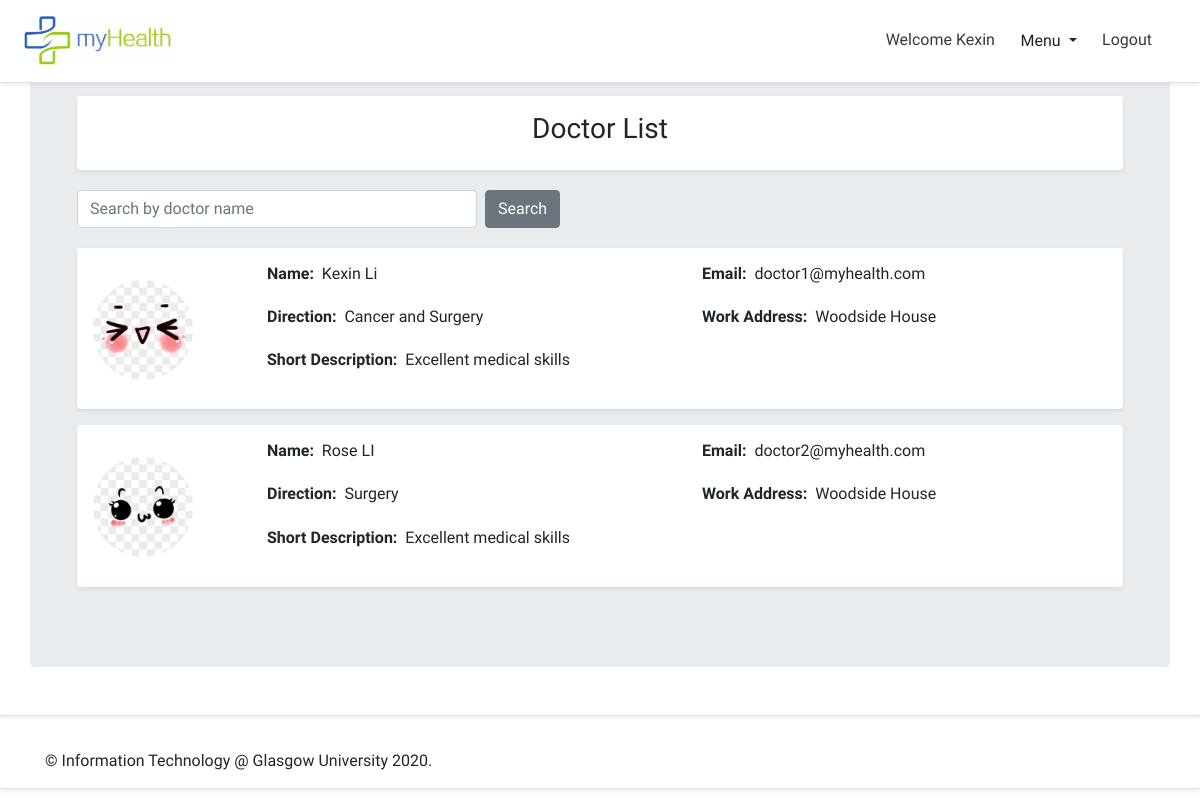
/myhealth/doctor_list/ (signed in), run on an earlier commit of the app's database.
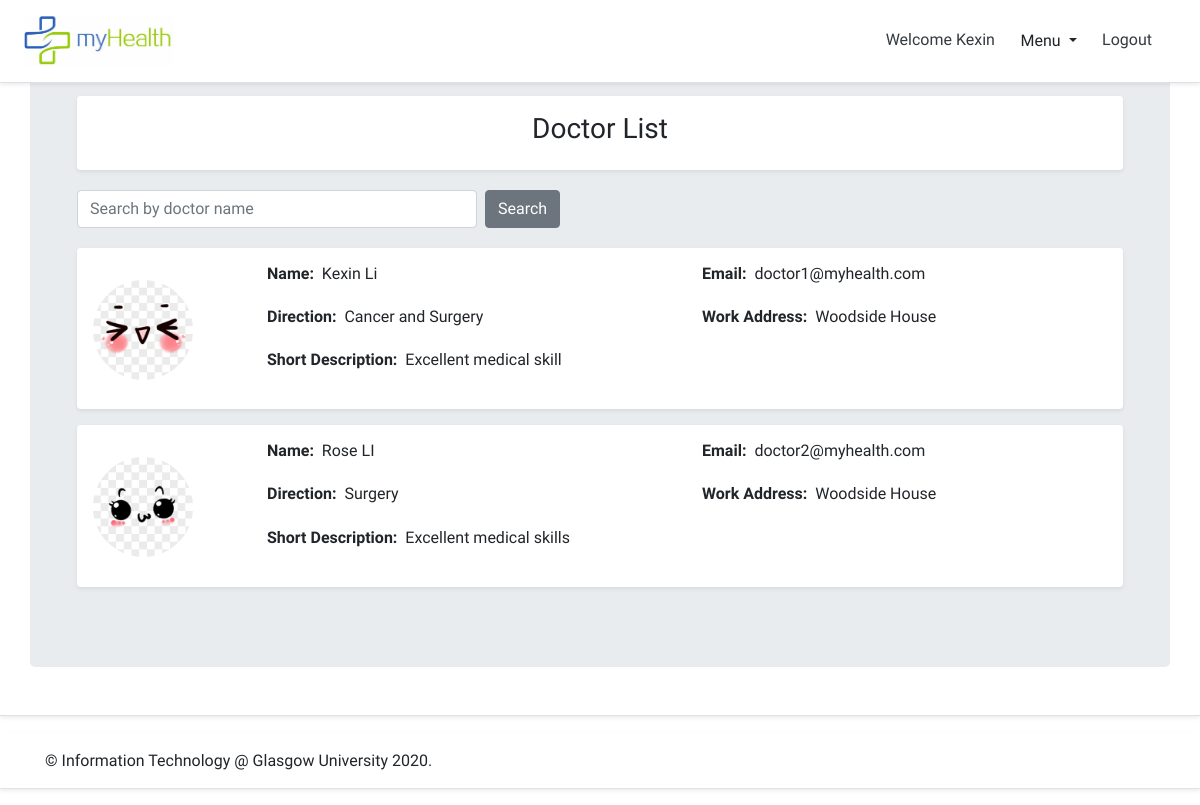
And on a later commit of the database.
### myhealth/models.py (models this page shows, shortened)
class User(AbstractBaseUser, PermissionsMixin):
    email = models.EmailField(max_length=254, unique=True)
    GPNO = models.CharField(max_length=10, default='', unique=True)
    first_name = models.CharField(max_length=30, blank=True)
    last_name = models.CharField(max_length=30, blank=True)
    is_staff = models.BooleanField(default=False)
    is_superuser = models.BooleanField(default=False)
    is_patient = models.BooleanField(default=False)
    is_doctor = models.BooleanField(default=False)
    is_admin = models.BooleanField(default=False)
    is_active = models.BooleanField(default=True)
    last_login = models.DateTimeField(null=True, blank=True)
    date_joined = models.DateTimeField(auto_now_add=True)
    USERNAME_FIELD = 'email'
    EMAIL_FIELD = 'email'
    REQUIRED_FIELDS = ['GPNO','first_name','last_name']
    objects = UserManager()

class DoctorProfile(models.Model):
    user = models.OneToOneField(get_user_model(), related_name='doctorprofile', on_delete=models.CASCADE)
    staffID = models.CharField(max_length=10, default='', unique=True)
    GENDER_CHOICES = (
        (0, '------------'),
        (1, 'female'),
        (2, 'male'),
    )
    gender = models.IntegerField(choices=GENDER_CHOICES, default=0)
    birth = models.DateField(blank=True, null=True)
    address = models.CharField(max_length=255, blank=True, null=True)
    work_address = models.CharField(max_length=255, blank=True, null=True)
    tel = models.CharField(max_length=20, blank=True, null=True)
    direction = models.CharField(max_length=255, blank=True, null=True)
    description = models.CharField(max_length=255, blank=True, null=True)
    image = models.ImageField(default='default.jpg',upload_to='profile_pics')

### myhealth/views.py (the view)
# urls.py: path('doctor_list/', views.doctor_list, name='doctor_list'),
@login_required
def doctor_list(request):
    queryset = User.objects.all()
    query=request.GET.get("q")#search start
    if query:
        queryset = queryset.filter(
            Q(first_name__icontains=query) |
            Q(last_name__icontains=query)
        ).distinct()
    else:
        queryset=queryset#search end
    context_dict = {
        'queryset': queryset
    }
    return render(request, "myhealth/doctorList.html", context=context_dict)

### templates/myhealth/doctorList.html (shortened to what this page needs)
{% extends "myhealth/base.html" %}
{% load staticfiles %}
{% block content %}
<div class="my-3 p-3 bg-white rounded shadow-sm">
    <section class="text-center">
        <h3>Doctor List</h3>
    </section>
</div>
<div class="row mb-2">
    <div class="col-md-6">
        <form action="{% url 'doctor_list' %}" class="search-form form-inline my-3 my-lg-1">
            <input type="search" class="form-control mr-sm-2" style="width:400px;" name="q"
                placeholder="Search by doctor name">
            <button class="btn btn-secondary my-2 my-sm-0" type="submit">Search</button>
        </form>
    </div>
</div>
{% for doctor in queryset %}
{% if doctor.is_doctor %}
<div class="my-3 p-3 bg-white rounded shadow-sm">
    <div class="row">
        <div class="col-lg-2">
            <div class="media text-muted pt-3">
                <img src="{{doctor.doctorprofile.image.url}}" alt="{{doctor.first_name}} {{doctor.last_name }}"
                    class="bd-placeholder-img rounded-circle" width="100" height="100">
            </div>
        </div>
        <div class="col-lg-10">
            <div class="row mb-3">
                <div class="col-sm-6 themed-grid-col">
                    <h6><strong>Name:</strong>&nbsp;&nbsp;{{ doctor.first_name }}  {{ doctor.last_name }}</h6>
                </div>
                <div class="col-sm-6 themed-grid-col">
                    <h6><strong>Email:</strong>&nbsp;&nbsp;{{ doctor.email }}</h6>
                </div>
            </div>
            <div class="row mb-3">
                <div class="col-sm-6 themed-grid-col">
                    <h6><strong>Direction:</strong>&nbsp;&nbsp;{{ doctor.doctorprofile.direction }}</h6>
                </div>
                <div class="col-sm-6 themed-grid-col">
                    <h6><strong>Work Address:</strong>&nbsp;&nbsp;{{ doctor.doctorprofile.work_address }}</h6>
                </div>
            </div>
            <div class="row mb-3">
                <div class="col-sm-12 themed-grid-col">
                    <h6><strong>Short Description:</strong>&nbsp;&nbsp;{{ doctor.doctorprofile.description }}</h6>
                </div>
            </div>
        </div>
    </div>
</div>
{% endif %}
{% endfor %}
{% endblock content %}

### templates/myhealth/base.html (shortened to what this page needs)
<!DOCTYPE html>
{% load staticfiles %}
<html>
    <head>
        <link rel="stylesheet" href="https://stackpath.bootstrapcdn.com/bootstrap/4.5.0/css/bootstrap.min.css">
        <link rel="stylesheet" href="{% static 'css/base.css' %}" />
        <link rel="stylesheet" href="{% static 'css/profile.css' %}">
        <link rel="stylesheet" type="text/css" href="{% static 'date/jquery.timepicker.css' %}" />
        <link rel="stylesheet" type="text/css" href="{% static 'date/bootstrap-datepicker.css' %}"/>
    </head>
    <body>
        <header class="site-header">
            <div
                class="fixed-top d-flex flex-column flex-md-row align-items-center p-3 px-md-4 mb-3 bg-white border-bottom shadow-sm">
                <h5 class="my-0 mr-md-auto font-weight-normal"><img src="{% static 'img/logo/01_logo.jpg' %}" alt="Logo"
                        width="150" height="50" /></h5>
                <nav class="my-2 my-md-0 mr-md-3">
                    {% if user.is_authenticated and user.is_patient %}
                    <div class="dropdown show">
                        <a class="p-2 text-dark" href="{% url 'home' %}">Welcome {{user.first_name}}</a>
                        <a class="btn btn-white dropdown-toggle" href="#" role="button" id="dropdownMenuLink"
                            data-toggle="dropdown" aria-haspopup="true" aria-expanded="false">
                            Menu
                        </a>
                        <div class="dropdown-menu" aria-labelledby="dropdownMenuLink">
                            <a class="dropdown-item" href="{% url 'patient_profile' %}">Edit Profile</a>
                            <a class="dropdown-item" href="{% url 'record_list' %}">Record History</a>
                            <a class="dropdown-item" href="{% url 'doctor_list' %}">Make an appointment</a>
                            <a class="dropdown-item" href="{% url 'patient_appointment' %}">My appointments</a>
                            <a class="dropdown-item" href="{% url 'forum' %}">Forum</a>
                        </div>
                        <a class="p-2 text-dark" href="{% url 'logout' %}">Logout</a>
                    </div>
                    {% elif user.is_authenticated and user.is_doctor %}
                    <div class="dropdown show">
                        <a class="p-2 text-dark" href="{% url 'home' %}">Welcome {{user.first_name}}</a>
                        <a class="btn btn-white dropdown-toggle" href="#" role="button" id="dropdownMenuLink"
                            data-toggle="dropdown" aria-haspopup="true" aria-expanded="false">
                            Menu
                        </a>
                        <a class="p-2 text-dark" href="{% url 'logout' %}">Logout</a>
                    </div>
                    {% endif %}
                </nav>
            </div>
        </header>
        <div class="d-flex flex-column flex-md-row align-items-center p-3 px-md-4 mb-3 bg-white border-bottom shadow-sm">
            <main role="main" class="container jumbotron">
                <div class="container">
                    {% block content %}{% endblock %}
                </div>
            </main>
        </div>
        <footer id="footer" class="d-flex flex-column flex-md-row align-items-center p-3 px-md-4 mb-3 bg-white border-bottom shadow-sm" >
            <div class="container">
                <span id="footer-main-text" class="align-middle">&copy; Information Technology @ Glasgow University 2020.</span>
            </div>
        </footer>
    </body>
</html>

What changed in the data, as far as the page shows it:
changed User "Kexin": doctorprofile.description "Excellent medical skills" → "Excellent medical skill"
